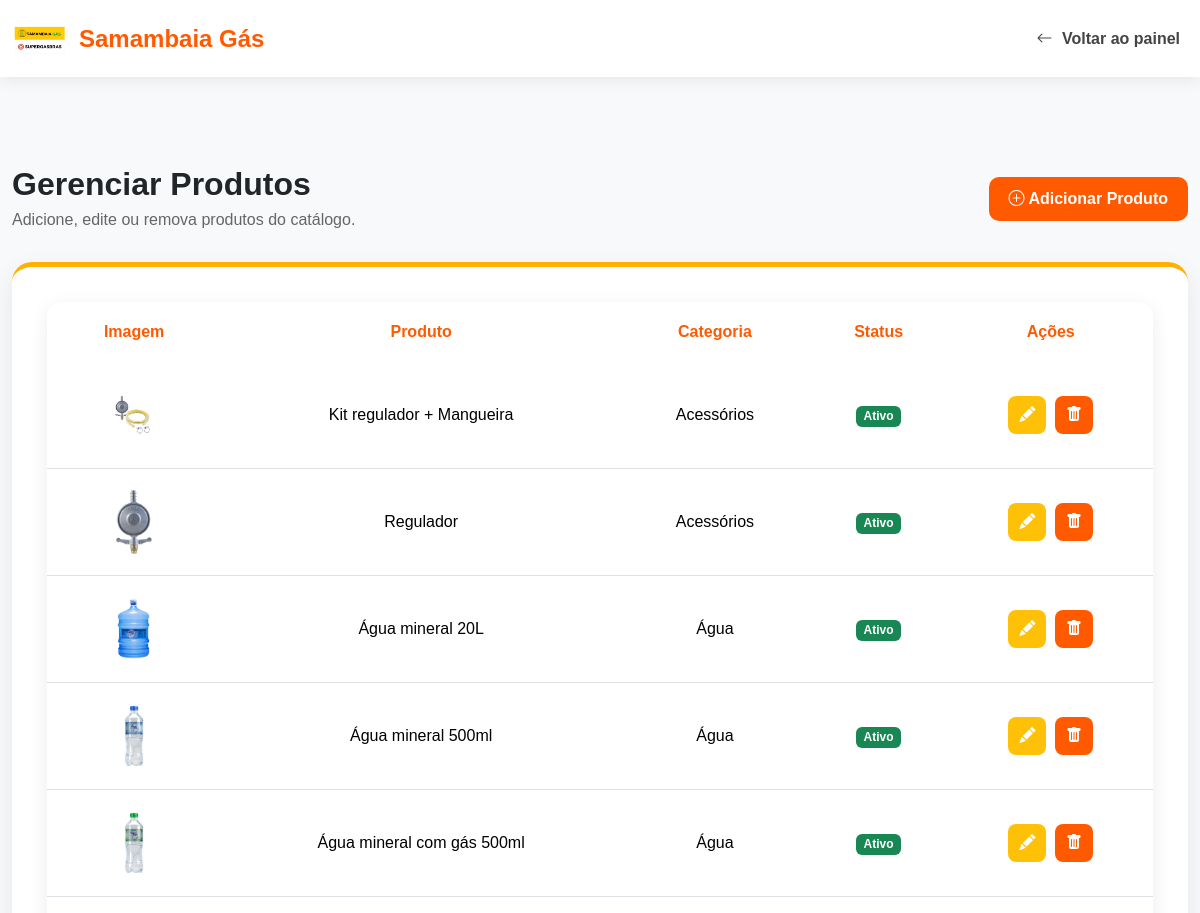
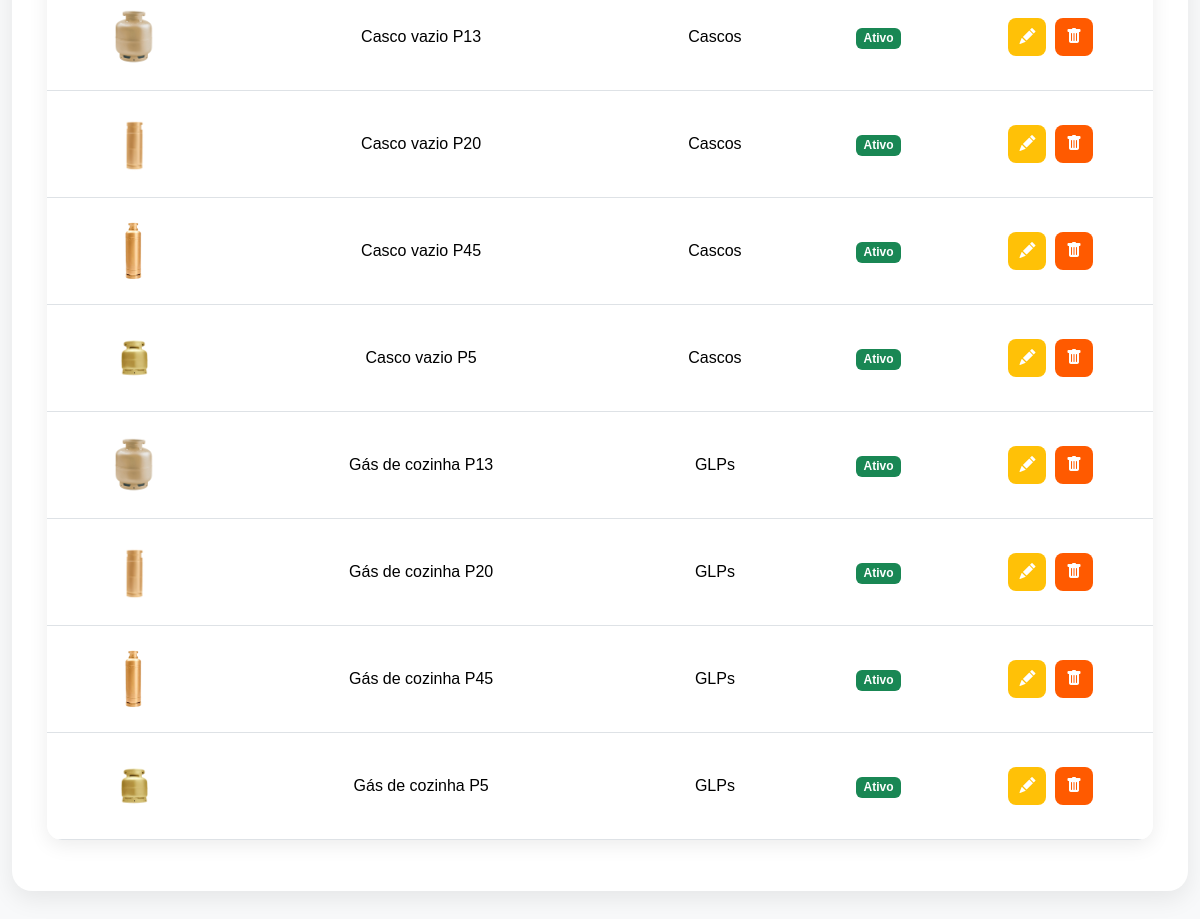
Screenshot of /admin/gerenciarProdutos.php (signed in) with the database file from the repository (2 pictures, top to bottom).
### tables this page shows
CREATE TABLE `produtos` (
  `id` int UNSIGNED NOT NULL,
  `nome` varchar(100) NOT NULL,
  `imagem` varchar(255) DEFAULT NULL,
  `categoria_id` int UNSIGNED NOT NULL,
  `ativo` tinyint(1) NOT NULL DEFAULT '1'
);

CREATE TABLE `categorias` (
  `id` int UNSIGNED NOT NULL,
  `nome` varchar(50) NOT NULL
);

### www/includes/funcoes.php (called while the page is built, shortened)
<?php
if (!function_exists("v")) {
    function v($valor) {
        return htmlspecialchars((string) $valor, ENT_QUOTES, "UTF-8");
    }
}

### www/admin/gerenciarProdutos.php (the view, shortened to what this page needs)
<?php
require_once("../includes/conecta.php");
require_once("../includes/funcoes.php");
$sql = "SELECT p.id, p.nome, p.imagem, p.ativo, c.nome AS categoria
        FROM produtos p
        JOIN categorias c ON c.id = p.categoria_id
        ORDER BY c.nome, p.nome";
$produtos = mysqli_query($conn, $sql);
?>
<!DOCTYPE html>
<html lang="pt-br">
<head>
    <link href="https://cdn.jsdelivr.net/npm/bootstrap@5.3.7/dist/css/bootstrap.min.css" rel="stylesheet">
    <link rel="stylesheet" href="https://cdn.jsdelivr.net/npm/bootstrap-icons@1.13.1/font/bootstrap-icons.min.css">
    <link rel="stylesheet" href="../css/admin.css">
</head>
<body>
<nav class="navbar navbar-expand-lg navbar-admin">
    <div class="container">
        <a class="navbar-brand" href="painelAdmin.php">
            <img src="../imagens/logo_sem_fundo.png">
            Samambaia Gás
        </a>
        <div class="collapse navbar-collapse justify-content-end">
            <ul class="navbar-nav">
                <li class="nav-item">
                    <a href="painelAdmin.php" class="nav-link">
                        <i class="bi bi-arrow-left"></i>
                        Voltar ao painel
                    </a>
                </li>
            </ul>
        </div>
    </div>
</nav>
<div class="container py-5">
    <div class="cabecalho-produtos">
    <div>
        <h2>Gerenciar Produtos</h2>
        <p>Adicione, edite ou remova produtos do catálogo.</p>
    </div>
    <a href="produtoFormulario.php" class="btn btn-admin">
        <i class="bi bi-plus-circle"></i>
        Adicionar Produto
    </a>
    </div>
    <div class="card-admin">
        <table class="table table-hover align-middle">
            <thead>
                <tr>
                    <th>Imagem</th>
                    <th>Produto</th>
                    <th>Categoria</th>
                    <th>Status</th>
                    <th class="text-center">Ações</th>
                </tr>
            </thead>
            <tbody>
                <?php while ($p = mysqli_fetch_assoc($produtos)): ?>
                <tr>
                    <td>
                        <?php if ($p["imagem"]): ?>
                            <img src="../<?= v($p["imagem"]) ?>" class="img-produto">
                        <?php endif; ?>
                    </td>
                    <td><?= v($p["nome"]) ?></td>
                    <td><?= v($p["categoria"]) ?></td>
                    <td>
                        <?php if ($p["ativo"]): ?>
                            <span class="badge text-bg-success">Ativo</span>
                        <?php else: ?>
                            <span class="badge text-bg-secondary">Inativo</span>
                        <?php endif; ?>
                    </td>
                    <td class="text-center">
                        <a href="produtoFormulario.php?id=<?= (int) $p["id"] ?>" class="btn btn-warning btn-sm">
                            <i class="bi bi-pencil-fill"></i>
                        </a>
                        <button
                            type="button"
                            class="btn btn-danger btn-sm"
                            data-bs-toggle="modal"
                            data-bs-target="#modalExcluirProduto"
                            data-id="<?= (int) $p["id"] ?>"
                            data-nome="<?= v($p["nome"]) ?>">
                            <i class="bi bi-trash-fill"></i>
                        </button>
                    </td>
                </tr>
                <?php endwhile; ?>
            </tbody>
        </table>
    </div>
</div>
</body>
</html>

### www/css/admin.css (style rules this page uses)
body { background:#f8f9fa; font-family:Arial, Helvetica, sans-serif; }
.container { max-width:1200px; }
.navbar-admin { background:white; box-shadow:0 3px 15px rgba(0,0,0,.08); padding:14px 0; margin-bottom:40px; }
.navbar-brand { display:flex; align-items:center; gap:12px; font-size:24px; font-weight:bold; color:#ff5a00 !important; text-decoration:none; }
.navbar-brand img { width:55px; }
.nav-link { color:#444; font-weight:600; margin-left:10px; transition:.25s; }
.nav-link i { margin-right:5px; }
.card-admin { background:white; border-radius:20px; padding:35px; height:100%; text-align:center; box-shadow:0 8px 25px rgba(0,0,0,.08); transition:.25s; border-top:5px solid #ffb000; }
.btn-admin { background:#ff5a00; color:white; border-radius:10px; padding:10px 28px; font-weight:bold; transition:.25s; }
.btn-sm { width:38px; height:38px; border-radius:8px; display:inline-flex; justify-content:center; align-items:center; padding:0; }
.btn-sm i { font-size:16px; }
.cabecalho-produtos { display:flex; justify-content:space-between; align-items:center; margin-bottom:30px; }
.cabecalho-produtos h2 { margin:0; font-weight:bold; }
.cabecalho-produtos p { margin:5px 0 0; color:#666; }
.btn-admin { background:#ff5a00; color:white; border:none; border-radius:10px; padding:10px 20px; font-weight:600; transition:.3s; }
.table { background:white; border-radius:15px; overflow:hidden; box-shadow:0 5px 20px rgba(0,0,0,.08); }
.table thead { background:#fff4ed; }
.table thead th { color:#ff5a00; font-weight:600; border:none; padding:18px; }
.table tbody td { vertical-align:middle; padding:18px; }
.table tbody tr { transition:.2s; }
.img-produto { width:70px; height:70px; object-fit:contain; }
.btn-warning { background:#ffc107; border:none; color:white; }
.btn-danger { border:none; }
.btn-sm { width:38px; height:38px; border-radius:8px; display:inline-flex; justify-content:center; align-items:center; margin:0 2px; }
.btn-danger { background:#ff5a00; border:none; }
.btn-warning { background:#ffc107; border:none; color:#fff; }

### rows the page displays
produtos: imagem (picture), nome "Kit regulador + Mangueira", categoria.nome "Acessórios", ativo "Ativo"
produtos: imagem (picture), nome "Regulador", categoria.nome "Acessórios", ativo "Ativo"
produtos: imagem (picture), nome "Água mineral 20L", categoria.nome "Água", ativo "Ativo"
produtos: imagem (picture), nome "Água mineral 500ml", categoria.nome "Água", ativo "Ativo"
produtos: imagem (picture), nome "Água mineral com gás 500ml", categoria.nome "Água", ativo "Ativo"
produtos: imagem (picture), nome "Casco vazio P13", categoria.nome "Cascos", ativo "Ativo"
produtos: imagem (picture), nome "Casco vazio P20", categoria.nome "Cascos", ativo "Ativo"
produtos: imagem (picture), nome "Casco vazio P45", categoria.nome "Cascos", ativo "Ativo"
produtos: imagem (picture), nome "Casco vazio P5", categoria.nome "Cascos", ativo "Ativo"
produtos: imagem (picture), nome "Gás de cozinha P13", categoria.nome "GLPs", ativo "Ativo"
produtos: imagem (picture), nome "Gás de cozinha P20", categoria.nome "GLPs", ativo "Ativo"
produtos: imagem (picture), nome "Gás de cozinha P45", categoria.nome "GLPs", ativo "Ativo"
produtos: imagem (picture), nome "Gás de cozinha P5", categoria.nome "GLPs", ativo "Ativo"
